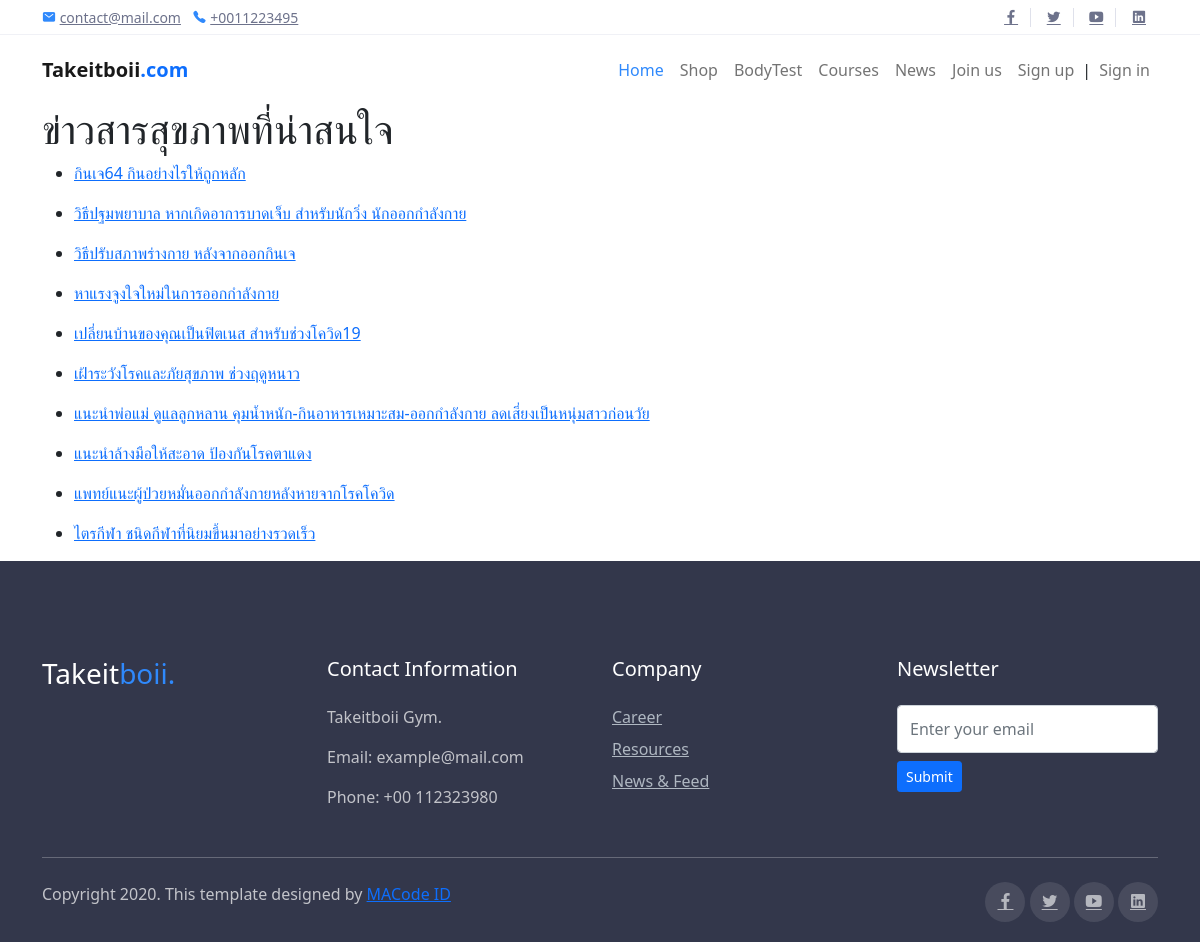
Before: /News/ with the older database file.
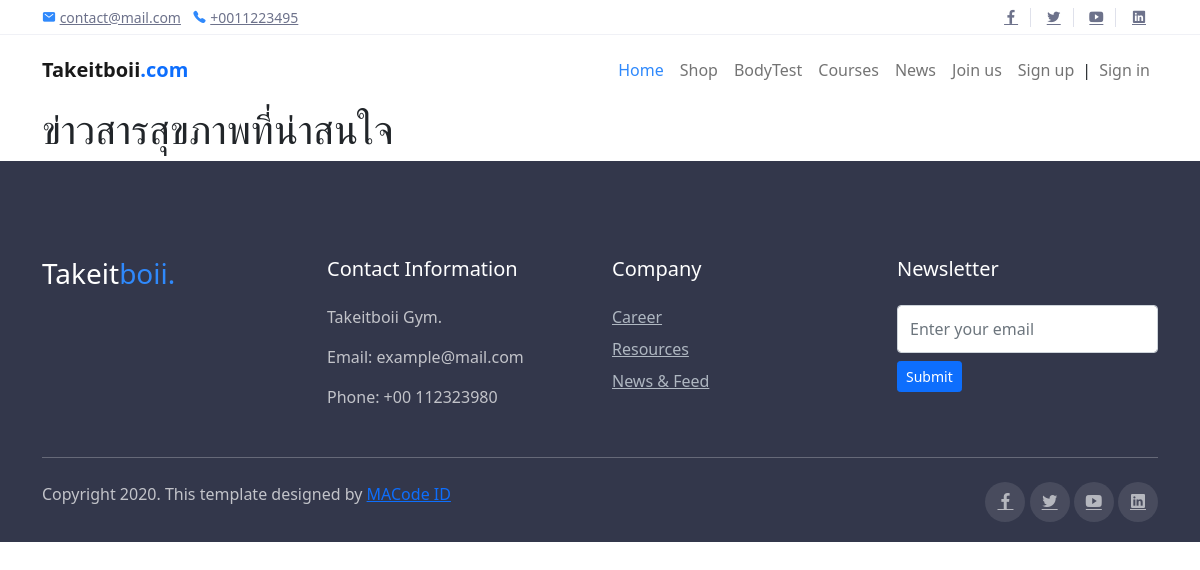
After: the same page with the newer database file.
### News/models.py (models this page shows, shortened)
class News(models.Model):
    title = models.CharField(max_length=100)
    context = models.TextField()
    slug = models.SlugField(null=True, blank=True)
    date = models.DateField(auto_now=False, auto_now_add=False)
    ps = models.TextField(null=True, blank=True)
    pic1 = models.ImageField(null = True,blank = True)
    pic2 = models.ImageField(null = True,blank = True)
    pic3 = models.ImageField(null = True,blank = True)
    pic4 = models.ImageField(null = True,blank = True)

### News/views.py (the view)
# urls.py: path('', views.news_list, name="news-list"),
def news_list(request):
    all_posts = News.objects.all()
    return render(request, 'news/listnews.html', {'all_posts': all_posts})

### News/templates/news/listnews.html
{% extends "home/layout.html" %}
{% block body %}
          <div class="container">
            <h1>ข่าวสารสุขภาพที่น่าสนใจ</h1>
            {%  for post in all_posts %}
                <ul>
                    <li><a href="{% url 'News:news-details' post.id %}">{{ post.title }}</a></li>
                </ul>
            {%  endfor %}
        </div>
{% endblock %}

### home/templates/home/layout.html (shortened to what this page needs)
<!DOCTYPE html>
<html>
{% load static %}
<head>
  <link rel="stylesheet" href="../static/assets/css/bootstrap.css">
  <link rel="stylesheet" href="../static/assets/css/maicons.css">
  <link rel="stylesheet" href="../static/assets/vendor/animate/animate.css">
  <link rel="stylesheet" href="../static/assets/vendor/owl-carousel/css/owl.carousel.css">
  <link rel="stylesheet" href="../static/assets/vendor/fancybox/css/jquery.fancybox.css">
  <link rel="stylesheet" href="../static/assets/css/theme.css">
  <link href="https://cdn.jsdelivr.net/npm/bootstrap@5.1.3/dist/css/bootstrap.min.css" rel="stylesheet"
>
</head>
<body>
  <header>
    <div class="top-bar">
      <div class="container">
        <div class="row align-items-center">
          <div class="col-md-8">
            <div class="d-inline-block">
              <span class="mai-mail fg-primary"></span> <a href="mailto:contact@mail.com">contact@mail.com</a>
            </div>
            <div class="d-inline-block ml-2">
              <span class="mai-call fg-primary"></span> <a href="tel:+0011223495">+0011223495</a>
            </div>
          </div>
          <div class="col-md-4 text-right d-none d-md-block">
            <div class="social-mini-button">
              <a href="#"><span class="mai-logo-facebook-f"></span></a>
              <a href="#"><span class="mai-logo-twitter"></span></a>
              <a href="#"><span class="mai-logo-youtube"></span></a>
              <a href="#"><span class="mai-logo-linkedin"></span></a>
            </div>
          </div>
        </div>
      </div>
    </div>
    <nav class="navbar navbar-expand-lg navbar-light">
      <div class="container">
        <a href="{% url 'home:index' %}" class="navbar-brand">Takeitboii<span class="text-primary">.com</span></a>
        <div class="navbar-collapse collapse" id="navbarContent">
          <ul class="navbar-nav ml-auto pt-3 pt-lg-0">
            <li class="nav-item active">
              <a href="{% url 'home:index' %}" class="nav-link">Home</a>
            </li>
            <li class="nav-item">
              <a href="userprofile.html" class="nav-link">Shop</a>
            </li>
            <li class="nav-item">
              <a href="{% url 'feature:bdTest' %}" class="nav-link">BodyTest</a>
            </li>
            <li class="nav-item">
              <a href="#" class="nav-link">Courses</a>
            </li>
            <li class="nav-item">
              <a href="{% url 'News:news-list' %}" class="nav-link">News</a>
            </li>
            <li class="nav-item">
              <a href="{% url 'Users:apply' %}" class="nav-link">Join us</a>
            </li>
            {%if request.user.is_authenticated %}
            <li class="nav-item">
              <a href="#" class="nav-link"> {{request.user.username}}</a>
            </li>
            {% if request.user.customer.profile_pic %}
            <img class='profile-pic-home' src='{{request.user.customer.profile_pic.url}}'>
            {% else %}
            <img class='profile-pic-home' src='/static/images/user_default_pic.jfif'>
            {% endif %}
            <li class="nav-item">
            <li class="nav-item dropdown">
              <a class="nav-link dropdown-toggle" href="#" id="navbarDropdown" role="button" data-bs-toggle="dropdown"
                aria-expanded="false">
              </a>
              <ul class="dropdown-menu" aria-labelledby="navbarDropdown">
                <li><a class="dropdown-item" href="{% url 'Users:userprofile' %}">profile</a></li>
                <li><a class="dropdown-item" href="{% url 'Users:logout' %}">Log out</a></li>
                <li>
                  <hr class="dropdown-divider">
                </li>
                <li><a class="dropdown-item" href="#">Something else here</a></li>
              </ul>
            </li>
            {% else %}
            <li class="nav-item">
              <a href="{% url 'Users:register' %}" class="nav-link">Sign up</a>
            </li>
            <li class="nav-item">
              <a>|</a>
            </li>
            <li class="nav-item">
              <a href="{% url 'Users:login' %}" class="nav-link">Sign in</a>
            </li>
            {% endif %}
          </ul>
        </div>
      </div>
    </nav>
    {% block body %}
    {% endblock %}
    <footer class="page-footer">
      <div class="container">
        <div class="row">
          <div class="col-lg-3 py-3">
            <h3>Takeit<span class="fg-primary">boii.</span></h3>
          </div>
          <div class="col-lg-3 py-3">
            <h5>Contact Information</h5>
            <p>Takeitboii Gym.</p>
            <p>Email: example@mail.com</p>
            <p>Phone: +00 112323980</p>
          </div>
          <div class="col-lg-3 py-3">
            <h5>Company</h5>
            <ul class="footer-menu">
              <li><a href="#">Career</a></li>
              <li><a href="#">Resources</a></li>
              <li><a href="#">News & Feed</a></li>
            </ul>
          </div>
          <div class="col-lg-3 py-3">
            <h5>Newsletter</h5>
            <form action="#">
              <input type="text" class="form-control" placeholder="Enter your email">
              <button type="submit" class="btn btn-primary btn-sm mt-2">Submit</button>
            </form>
          </div>
        </div>
        <hr>
        <div class="row mt-4">
          <div class="col-md-6">
            <p>Copyright 2020. This template designed by <a href="https://macodeid.com">MACode ID</a></p>
          </div>
          <div class="col-md-6 text-right">
            <div class="sosmed-button">
              <a href="#"><span class="mai-logo-facebook-f"></span></a>
              <a href="#"><span class="mai-logo-twitter"></span></a>
              <a href="#"><span class="mai-logo-youtube"></span></a>
              <a href="#"><span class="mai-logo-linkedin"></span></a>
            </div>
          </div>
        </div>
      </div>
    </footer>
</body>
</html>

### home/static/assets/css/theme.css (style rules this page uses)
body { font-family: "Open Sans", sans-serif; font-weight: 400; line-height: 1.65; color: #2d2f38; }
a { color: #4B74FE; text-decoration: none; background-color: transparent; }
h1, .h1, h2, .h2, h3, .h3, h4, .h4, h5, .h5, h6, .h6 { line-height: 1.3; }
.fg-primary { color: #2F89FC !important; }
.btn { padding: 10px 28px; -webkit-transition: all 0.2s ease; transition: all 0.2s ease; }
.btn-primary { color: #fff; background-color: #2F89FC; border-color: #2F89FC; }
.navbar { min-height: 70px; }
.navbar-brand { font-weight: 600; padding-top: 10px; padding-bottom: 10px; }
.navbar-nav { margin-top: 10px; border-top: 1px solid #e4e7ee; -ms-flex-negative: 0; flex-shrink: 0; }
.navbar-nav .nav-link { -webkit-transition: all .2s ease; transition: all .2s ease; }
.navbar-light .navbar-nav .nav-link { color: rgba(109, 114, 139, 0.75); }
.navbar-light .navbar-nav .show > .nav-link, .navbar-light .navbar-nav .active > .nav-link, .navbar-light .navbar-nav .nav-link.show, .navbar-light .navbar-nav .nav-link.active { color: #2F89FC; }
@media (min-width: 992px) { .navbar-expand-lg .navbar-nav { margin-top: 0; border-top: none; } }
@media (min-width: 992px) { .navbar-expand-lg .navbar-nav .nav-link { padding-right: 1rem; padding-left: 1rem; } }
@media (min-width: 992px) { .navbar-expand-lg .navbar-nav { -webkit-box-align: center; -ms-flex-align: center; align-items: center; } }
.form-control { padding: 8px 15px; height: calc(1.5em + 1.375rem + 2px); border-color: #dee1e6; }
.top-bar { display: block; height: 35px; border-bottom: 1px solid #f0f1f6; font-size: 14px; }
.top-bar .container, .top-bar .row { height: 100%; }
.top-bar a { color: #6D728B; }
.social-mini-button a { padding-left: 12px; padding-right: 12px; }
.social-mini-button a:not(:last-child) { border-right: 1px solid #dfe1eb; }
.page-footer { position: relative; display: block; padding-top: 80px; padding-bottom: 20px; background-color: #33374B; color: #fff; }
.page-footer hr { border-color: #464B61; }
.page-footer h5 { margin-bottom: 24px; }
.page-footer p { color: rgba(255, 255, 255, 0.7); }
.footer-menu { position: relative; padding-left: 0; list-style: none; }
.footer-menu li { margin-bottom: 8px; }
.footer-menu a { color: #AFB7C1; }
.sosmed-button a { display: inline-block; width: 40px; height: 40px; line-height: 40px; text-align: center; border-radius: 50%; background-color: rgba(255, 255, 255, 0.1); color: rgba(255, 255, 255, 0.6); outline: none !important; }

Changed rows visible on the page:
removed News: title "กินเจ64 กินอย่างไรให้ถูกหลัก"
removed News: title "วิธีปฐมพยาบาล หากเกิดอาการบาดเจ็บ สำหรับนักวิ่ง นักออกกำลังกาย"
removed News: title "วิธีปรับสภาพร่างกาย หลังจากออกกินเจ"
removed News: title "หาแรงจูงใจใหม่ในการออกกำลังกาย"
removed News: title "เปลี่ยนบ้านของคุณเป็นฟิตเนส สำหรับช่วงโควิด19"
removed News: title "เฝ้าระวังโรคและภัยสุขภาพ ช่วงฤดูหนาว"
removed News: title "แนะนำพ่อแม่ ดูแลลูกหลาน คุมน้ำหนัก-กินอาหารเหมาะสม-ออกกำลังกาย ลดเสี่ยงเป็นหนุ่มสาวก่อนวัย"
removed News: title "แนะนำล้างมือให้สะอาด ป้องกันโรคตาแดง"
removed News: title "แพทย์แนะผู้ป่วยหมั่นออกกำลังกายหลังหายจากโรคโควิด"
removed News: title "ไตรกีฬา ชนิดกีฬาที่นิยมขึ้นมาอย่างรวดเร็ว"
